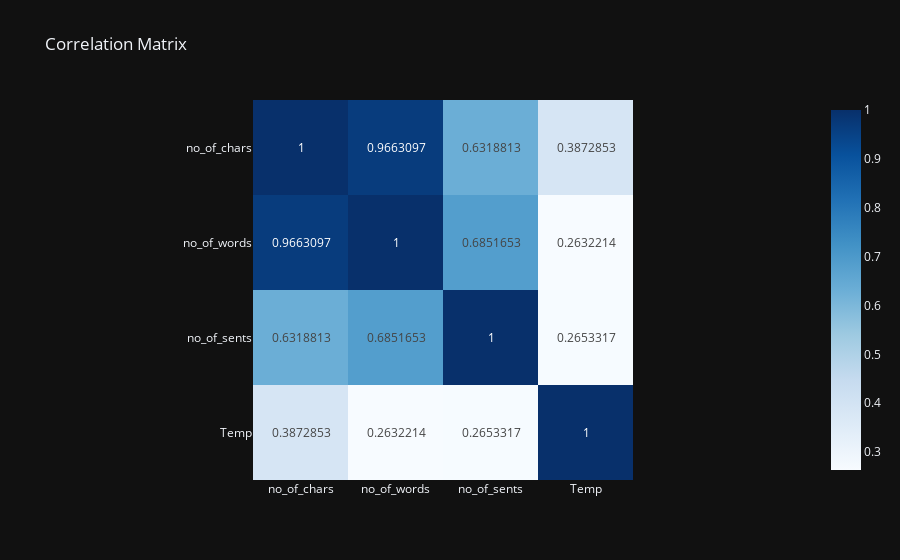

The notebook cell this image was saved under:
### Code cell
numeric_df = df.drop(columns=['target','message'])
fig = px.imshow(numeric_df.corr(), text_auto = True, color_continuous_scale = 'blues', template = 'plotly_dark', title = "Correlation Matrix")
fig.show()

### Figure 1 — Plotly figure (JSON) as saved in the notebook; plotly's stock layout.template omitted (floating-point values rounded to 4 significant figures)
{"data": [{"coloraxis": "coloraxis", "hovertemplate": "x: %{x}<br>y: %{y}<br>color: %{z}<extra></extra>", "name": "0", "texttemplate": "%{z}", "type": "heatmap", "x": ["no_of_chars", "no_of_words", "no_of_sents", "Temp"], "xaxis": "x", "y": ["no_of_chars", "no_of_words", "no_of_sents", "Temp"], "yaxis": "y", "z": [[1, 0.9663, 0.6319, 0.3873], [0.9663, 1, 0.6852, 0.2632], [0.6319, 0.6852, 1, 0.2653], [0.3873, 0.2632, 0.2653, 1]]}], "layout": {"coloraxis": {"colorscale": [[0, "rgb(247,251,255)"], [0.125, "rgb(222,235,247)"], [0.25, "rgb(198,219,239)"], [0.375, "rgb(158,202,225)"], [0.5, "rgb(107,174,214)"], [0.625, "rgb(66,146,198)"], [0.75, "rgb(33,113,181)"], [0.875, "rgb(8,81,156)"], [1, "rgb(8,48,107)"]]}, "title": {"text": "Correlation Matrix"}, "xaxis": {"anchor": "y", "constrain": "domain", "domain": [0, 1], "scaleanchor": "y"}, "yaxis": {"anchor": "x", "autorange": "reversed", "constrain": "domain", "domain": [0, 1]}}}
